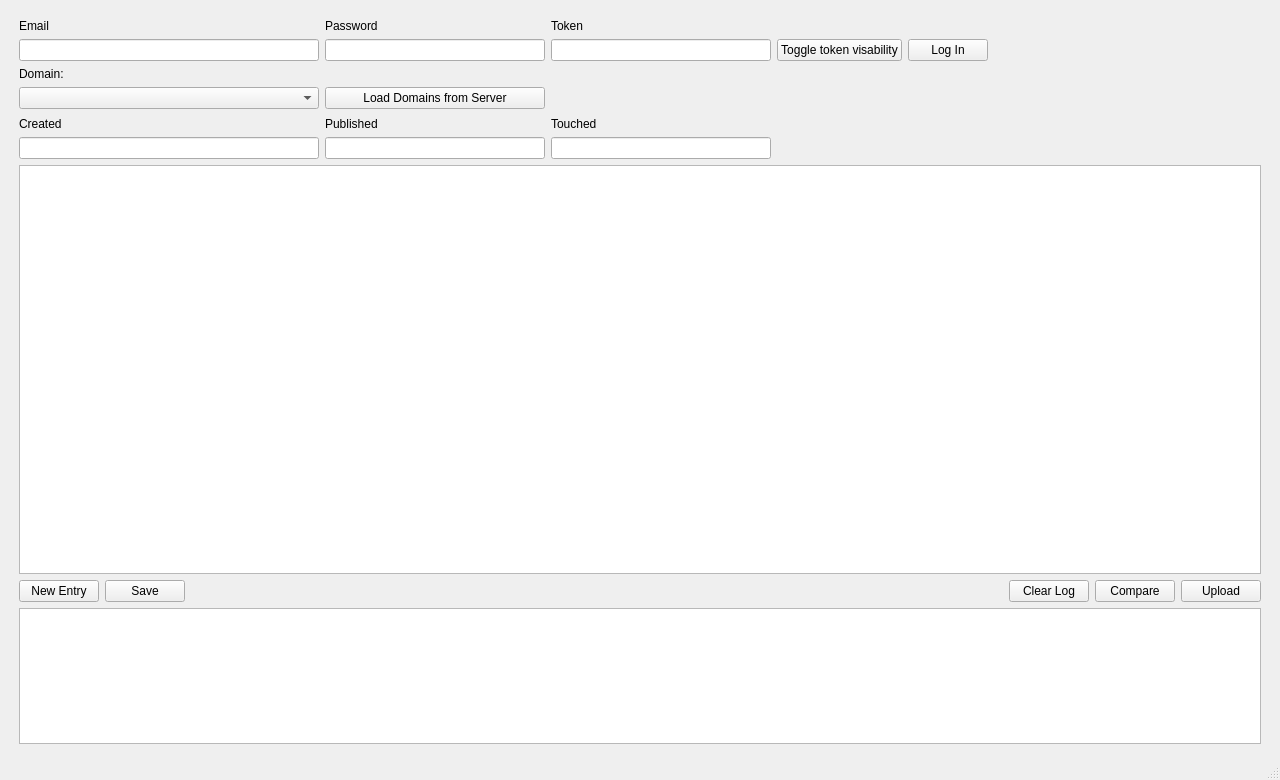
<?xml version="1.0" encoding="UTF-8"?>
<ui version="4.0">
 <class>MainWindow</class>
 <widget class="QMainWindow" name="MainWindow">
  <property name="geometry">
   <rect>
    <x>0</x>
    <y>0</y>
    <width>1280</width>
    <height>780</height>
   </rect>
  </property>
  <property name="minimumSize">
   <size>
    <width>700</width>
    <height>300</height>
   </size>
  </property>
  <property name="windowTitle">
   <string>deSEC NS Manager</string>
  </property>
  <property name="windowIcon">
   <iconset>
    <normaloff>image.png</normaloff>image.png</iconset>
  </property>
  <widget class="QWidget" name="centralwidget">
   <layout class="QGridLayout" name="gridLayout_4">
    <item row="0" column="0">
     <layout class="QVBoxLayout" name="verticalLayout">
      <item>
       <layout class="QGridLayout" name="gridLayout_3" rowstretch="2,1,2,60,2,20">
        <property name="sizeConstraint">
         <enum>QLayout::SetFixedSize</enum>
        </property>
        <property name="leftMargin">
         <number>10</number>
        </property>
        <property name="topMargin">
         <number>10</number>
        </property>
        <property name="rightMargin">
         <number>10</number>
        </property>
        <property name="bottomMargin">
         <number>5</number>
        </property>
        <property name="horizontalSpacing">
         <number>6</number>
        </property>
        <item row="3" column="0">
         <widget class="QTableWidget" name="table_widget">
          <property name="rowCount">
           <number>0</number>
          </property>
          <property name="columnCount">
           <number>0</number>
          </property>
         </widget>
        </item>
        <item row="0" column="0">
         <layout class="QGridLayout" name="gridLayout" columnstretch="5,0,0,0,0,0,0">
          <item row="3" column="1">
           <widget class="QPushButton" name="btn_list_dom">
            <property name="sizePolicy">
             <sizepolicy hsizetype="Fixed" vsizetype="Fixed">
              <horstretch>0</horstretch>
              <verstretch>0</verstretch>
             </sizepolicy>
            </property>
            <property name="maximumSize">
             <size>
              <width>300</width>
              <height>16777215</height>
             </size>
            </property>
            <property name="text">
             <string>Load Domains from Server</string>
            </property>
           </widget>
          </item>
          <item row="1" column="1">
           <widget class="QLineEdit" name="txt_pw">
            <property name="sizePolicy">
             <sizepolicy hsizetype="Preferred" vsizetype="Fixed">
              <horstretch>0</horstretch>
              <verstretch>0</verstretch>
             </sizepolicy>
            </property>
            <property name="minimumSize">
             <size>
              <width>220</width>
              <height>0</height>
             </size>
            </property>
            <property name="maximumSize">
             <size>
              <width>300</width>
              <height>16777215</height>
             </size>
            </property>
           </widget>
          </item>
          <item row="2" column="0">
           <widget class="QLabel" name="label_8">
            <property name="text">
             <string>Domain:</string>
            </property>
           </widget>
          </item>
          <item row="0" column="0">
           <widget class="QLabel" name="label_2">
            <property name="text">
             <string>Email</string>
            </property>
           </widget>
          </item>
          <item row="0" column="1">
           <widget class="QLabel" name="label_3">
            <property name="text">
             <string>Password</string>
            </property>
           </widget>
          </item>
          <item row="0" column="2">
           <widget class="QLabel" name="label">
            <property name="text">
             <string>Token</string>
            </property>
           </widget>
          </item>
          <item row="1" column="2">
           <widget class="QLineEdit" name="txt_token">
            <property name="sizePolicy">
             <sizepolicy hsizetype="Preferred" vsizetype="Fixed">
              <horstretch>0</horstretch>
              <verstretch>0</verstretch>
             </sizepolicy>
            </property>
            <property name="minimumSize">
             <size>
              <width>220</width>
              <height>0</height>
             </size>
            </property>
            <property name="maximumSize">
             <size>
              <width>300</width>
              <height>16777215</height>
             </size>
            </property>
           </widget>
          </item>
          <item row="1" column="0">
           <widget class="QLineEdit" name="txt_email">
            <property name="sizePolicy">
             <sizepolicy hsizetype="Preferred" vsizetype="Fixed">
              <horstretch>0</horstretch>
              <verstretch>0</verstretch>
             </sizepolicy>
            </property>
            <property name="minimumSize">
             <size>
              <width>220</width>
              <height>0</height>
             </size>
            </property>
            <property name="maximumSize">
             <size>
              <width>300</width>
              <height>16777215</height>
             </size>
            </property>
           </widget>
          </item>
          <item row="1" column="4">
           <widget class="QPushButton" name="btn_login">
            <property name="sizePolicy">
             <sizepolicy hsizetype="Fixed" vsizetype="Fixed">
              <horstretch>0</horstretch>
              <verstretch>0</verstretch>
             </sizepolicy>
            </property>
            <property name="maximumSize">
             <size>
              <width>300</width>
              <height>16777215</height>
             </size>
            </property>
            <property name="text">
             <string>Log In</string>
            </property>
           </widget>
          </item>
          <item row="3" column="0">
           <widget class="QComboBox" name="com_dom">
            <property name="sizePolicy">
             <sizepolicy hsizetype="Preferred" vsizetype="Fixed">
              <horstretch>0</horstretch>
              <verstretch>0</verstretch>
             </sizepolicy>
            </property>
            <property name="minimumSize">
             <size>
              <width>200</width>
              <height>0</height>
             </size>
            </property>
            <property name="maximumSize">
             <size>
              <width>300</width>
              <height>16777215</height>
             </size>
            </property>
           </widget>
          </item>
          <item row="1" column="6">
           <spacer name="horizontalSpacer_3">
            <property name="orientation">
             <enum>Qt::Horizontal</enum>
            </property>
            <property name="sizeType">
             <enum>QSizePolicy::Expanding</enum>
            </property>
            <property name="sizeHint" stdset="0">
             <size>
              <width>0</width>
              <height>0</height>
             </size>
            </property>
           </spacer>
          </item>
          <item row="1" column="3">
           <widget class="QPushButton" name="btn_toggle_token">
            <property name="text">
             <string>Toggle token visability</string>
            </property>
           </widget>
          </item>
         </layout>
        </item>
        <item row="2" column="0">
         <layout class="QGridLayout" name="gridLayout_2" columnstretch="3,0,0,0,0">
          <item row="1" column="4">
           <spacer name="horizontalSpacer_2">
            <property name="orientation">
             <enum>Qt::Horizontal</enum>
            </property>
            <property name="sizeType">
             <enum>QSizePolicy::Expanding</enum>
            </property>
            <property name="sizeHint" stdset="0">
             <size>
              <width>10</width>
              <height>0</height>
             </size>
            </property>
           </spacer>
          </item>
          <item row="0" column="3">
           <widget class="QLabel" name="label_7">
            <property name="text">
             <string>Touched</string>
            </property>
           </widget>
          </item>
          <item row="1" column="3">
           <widget class="QLineEdit" name="txt_touched">
            <property name="sizePolicy">
             <sizepolicy hsizetype="Preferred" vsizetype="Fixed">
              <horstretch>0</horstretch>
              <verstretch>0</verstretch>
             </sizepolicy>
            </property>
            <property name="minimumSize">
             <size>
              <width>220</width>
              <height>0</height>
             </size>
            </property>
            <property name="maximumSize">
             <size>
              <width>300</width>
              <height>16777215</height>
             </size>
            </property>
            <property name="readOnly">
             <bool>true</bool>
            </property>
           </widget>
          </item>
          <item row="0" column="1">
           <widget class="QLabel" name="label_5">
            <property name="text">
             <string>Published</string>
            </property>
           </widget>
          </item>
          <item row="1" column="0">
           <widget class="QLineEdit" name="txt_created">
            <property name="enabled">
             <bool>true</bool>
            </property>
            <property name="sizePolicy">
             <sizepolicy hsizetype="Preferred" vsizetype="Fixed">
              <horstretch>0</horstretch>
              <verstretch>0</verstretch>
             </sizepolicy>
            </property>
            <property name="minimumSize">
             <size>
              <width>220</width>
              <height>0</height>
             </size>
            </property>
            <property name="maximumSize">
             <size>
              <width>300</width>
              <height>16777215</height>
             </size>
            </property>
            <property name="readOnly">
             <bool>true</bool>
            </property>
           </widget>
          </item>
          <item row="0" column="0">
           <widget class="QLabel" name="label_4">
            <property name="text">
             <string>Created</string>
            </property>
           </widget>
          </item>
          <item row="1" column="1">
           <widget class="QLineEdit" name="txt_published">
            <property name="sizePolicy">
             <sizepolicy hsizetype="Preferred" vsizetype="Fixed">
              <horstretch>0</horstretch>
              <verstretch>0</verstretch>
             </sizepolicy>
            </property>
            <property name="minimumSize">
             <size>
              <width>220</width>
              <height>0</height>
             </size>
            </property>
            <property name="maximumSize">
             <size>
              <width>300</width>
              <height>16777215</height>
             </size>
            </property>
            <property name="readOnly">
             <bool>true</bool>
            </property>
           </widget>
          </item>
         </layout>
        </item>
        <item row="1" column="0">
         <spacer name="verticalSpacer">
          <property name="orientation">
           <enum>Qt::Vertical</enum>
          </property>
          <property name="sizeType">
           <enum>QSizePolicy::Fixed</enum>
          </property>
          <property name="sizeHint" stdset="0">
           <size>
            <width>0</width>
            <height>2</height>
           </size>
          </property>
         </spacer>
        </item>
        <item row="4" column="0">
         <layout class="QHBoxLayout" name="horizontalLayout">
          <item>
           <widget class="QPushButton" name="btn_newentry">
            <property name="text">
             <string>New Entry</string>
            </property>
           </widget>
          </item>
          <item>
           <widget class="QPushButton" name="btn_save">
            <property name="text">
             <string>Save</string>
            </property>
           </widget>
          </item>
          <item>
           <spacer name="horizontalSpacer">
            <property name="orientation">
             <enum>Qt::Horizontal</enum>
            </property>
            <property name="sizeHint" stdset="0">
             <size>
              <width>40</width>
              <height>20</height>
             </size>
            </property>
           </spacer>
          </item>
          <item>
           <widget class="QPushButton" name="btn_clear">
            <property name="text">
             <string>Clear Log</string>
            </property>
           </widget>
          </item>
          <item>
           <widget class="QPushButton" name="btn_comp">
            <property name="text">
             <string>Compare</string>
            </property>
           </widget>
          </item>
          <item>
           <widget class="QPushButton" name="btn_upload">
            <property name="text">
             <string>Upload</string>
            </property>
           </widget>
          </item>
         </layout>
        </item>
        <item row="5" column="0">
         <widget class="QPlainTextEdit" name="txt_log">
          <property name="readOnly">
           <bool>true</bool>
          </property>
         </widget>
        </item>
       </layout>
      </item>
     </layout>
    </item>
   </layout>
  </widget>
  <widget class="QStatusBar" name="statusbar"/>
 </widget>
 <resources/>
 <connections/>
</ui>
